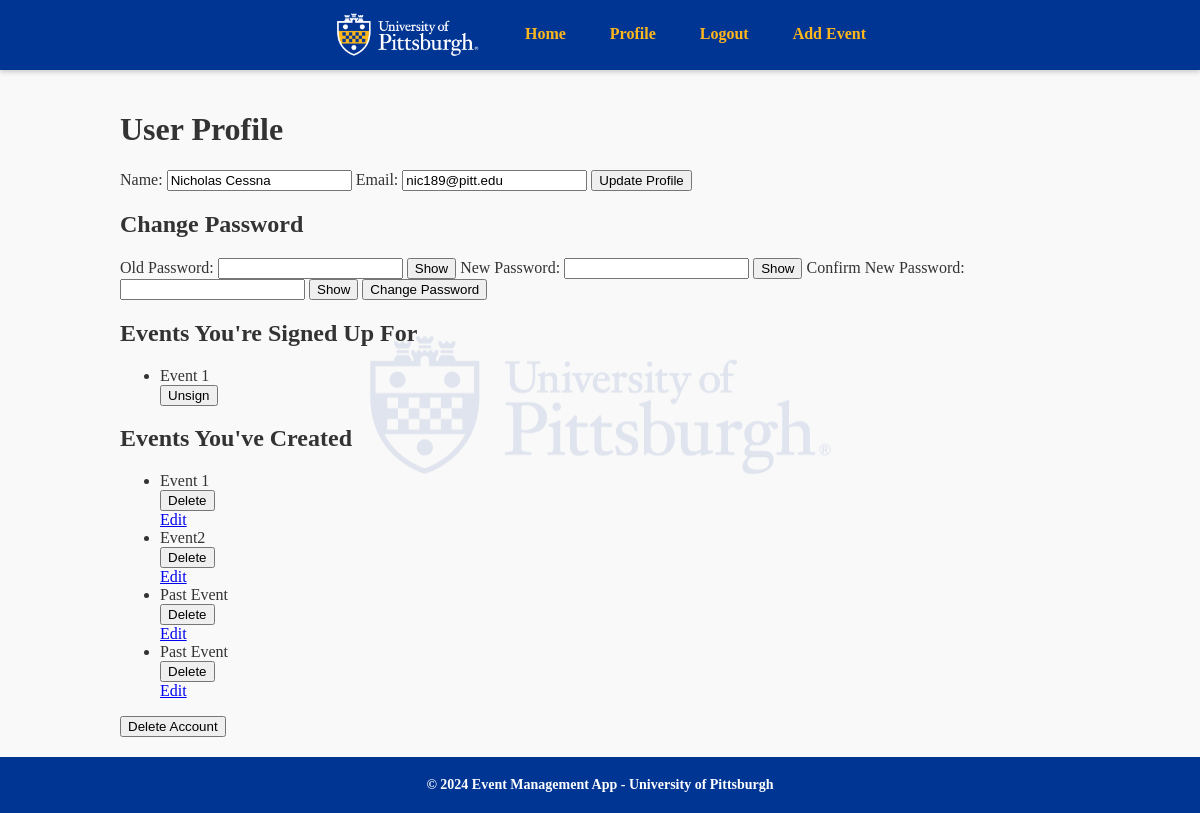
Screenshot of /profile (signed in) with the database file from the repository.
### ProjectExamples/models.py (models this page shows, shortened)
class User(db.Model, UserMixin):
    __tablename__ = 'users'
    id = db.Column(db.Integer, primary_key=True)
    name = db.Column(db.String(100), nullable=False)
    email = db.Column(db.String(100), unique=True, nullable=False)
    username = db.Column(db.String(30), unique=True, nullable=False)
    password_hash = db.Column(db.String(128), nullable=False)
    role = db.Column(db.String(10), nullable=False)
    organized_events = db.relationship('Event', back_populates='organizer', cascade="all, delete-orphan")
    signups = db.relationship('SignUp', back_populates='user', cascade="all, delete-orphan")
    def delete(self):
        db.session.delete(self)
        db.session.commit()

class Event(db.Model):
    __tablename__ = 'events'
    id = db.Column(db.Integer, primary_key=True)
    name = db.Column(db.String(100), nullable=False)
    description = db.Column(db.String(200), nullable=False)
    date = db.Column(db.Date, nullable=False)
    time = db.Column(db.Time, nullable=False)
    location = db.Column(db.String(100), nullable=False)
    organizer_id = db.Column(db.Integer, db.ForeignKey('users.id'), nullable=False)
    signups = db.relationship('SignUp', back_populates='event', cascade="all, delete-orphan")
    organizer = db.relationship('User', back_populates='organized_events')
    def delete(self):
        db.session.delete(self)
        db.session.commit()

### ProjectExamples/flask_routes.py (the view, shortened to what this page needs)
    @app.route('/profile', methods=['GET', 'POST'])
    @login_required
    def profile():
        if UserController.get_user_type(current_user.id) == 'attendee':
            events_for_user = SignUpController.get_events_for_user(current_user.id)
            return render_template('profile.html', user=current_user, events_for_user=events_for_user)
        elif UserController.get_user_type(current_user.id) == 'event_creator':
            events_for_user = SignUpController.get_events_for_user(current_user.id)
            created_events = EventController.get_user_events(current_user.id)
            return render_template('profile.html', user=current_user, events_for_user=events_for_user, created_events=created_events)

### ProjectExamples/app.py (called while the page is built)
@login_manager.user_loader
def load_user(user_id):
    from models import User
    return User.query.get(int(user_id))

### ProjectExamples/controllers.py (called while the page is built)
    @staticmethod
    def get_user_type(user_id):
        user = User.query.get(user_id)
        return user.role

    @staticmethod
    def get_user_events(user_id):
        return Event.query.filter_by(organizer_id=user_id).all()

    @staticmethod
    def get_events_for_user(user_id):
        signups = SignUp.query.filter_by(user_id=user_id).all()
        events = [Event.query.get(signup.event_id) for signup in signups]
        return events

### ProjectExamples/templates/profile.html (shortened to what this page needs)
{% extends "base.html" %}
{% block content %}
<h1>User Profile</h1>
<form method="POST" action="{{ url_for('profile') }}" onsubmit="return confirmAction('Are you sure you want to update your profile?')">
    <label for="name">Name:</label>
    <input type="text" id="name" name="name" value="{{ user.name }}">
    <label for="email">Email:</label>
    <input type="email" id="email" name="email" value="{{ user.email }}">
    <button type="submit">Update Profile</button>
</form>
<h2>Change Password</h2>
<form method="POST" action="{{ url_for('profile') }}" onsubmit="return confirmAction('Are you sure you want to change your password?')">
    <label for="old_password">Old Password:</label>
    <input type="password" id="old_password" name="old_password">
    <button type="button" onclick="togglePasswordVisibility('old_password')">Show</button>
    <label for="new_password">New Password:</label>
    <input type="password" id="new_password" name="new_password">
    <button type="button" onclick="togglePasswordVisibility('new_password')">Show</button>
    <label for="confirm_password">Confirm New Password:</label>
    <input type="password" id="confirm_password" name="confirm_password">
    <button type="button" onclick="togglePasswordVisibility('confirm_password')">Show</button>
    <button type="submit">Change Password</button>
</form>
<h2>Events You're Signed Up For</h2>
<ul>
    {% for event in events_for_user %}
        <li>
            {{ event.name }}
            <form method="POST" action="{{ url_for('unsign_event', event_id=event.id) }}" onsubmit="return confirmAction('Are you sure you want to unsign from this event?')">
                <button type="submit">Unsign</button>
            </form>
        </li>
    {% endfor %}
</ul>
<h2>Events You've Created</h2>
<ul>
    {% for event in created_events %}
        <li>
            {{ event.name }}
            <form method="POST" action="{{ url_for('delete_event', event_id=event.id) }}" onsubmit="return confirmAction('Are you sure you want to delete this event?')">
                <button type="submit">Delete</button>
            </form>
            <a href="{{ url_for('edit_event', event_id=event.id) }}">Edit</a>
        </li>
    {% endfor %}
</ul>
<form method="POST" action="{{ url_for('profile') }}" onsubmit="return confirmAction('Are you sure you want to delete your account?')">
    <button type="submit">Delete Account</button>
</form>
{% endblock %}

### ProjectExamples/static/style.css (style rules this page uses)
html, body { height: 100%; margin: 0; padding: 0; font-family: 'Georgia', serif; color: #333; background-color: #f9f9f9; position: relative; z-index: 0; }
body::before { content: ""; position: fixed; top: 0; left: 0; width: 100%; height: 100%; background: url("/static/img/Shield_UnivPittsburgh_Blue.png") no-repeat center center fixed; background-size: 40%; opacity: 0.1; z-index: -1; pointer-events: none; }

### rows the page displays
User: name "Nicholas Cessna", email "nic189@pitt.edu"
Event: name "Event 1"
Event: name "Event2"
Event: name "Past Event"
Event: name "Past Event"
